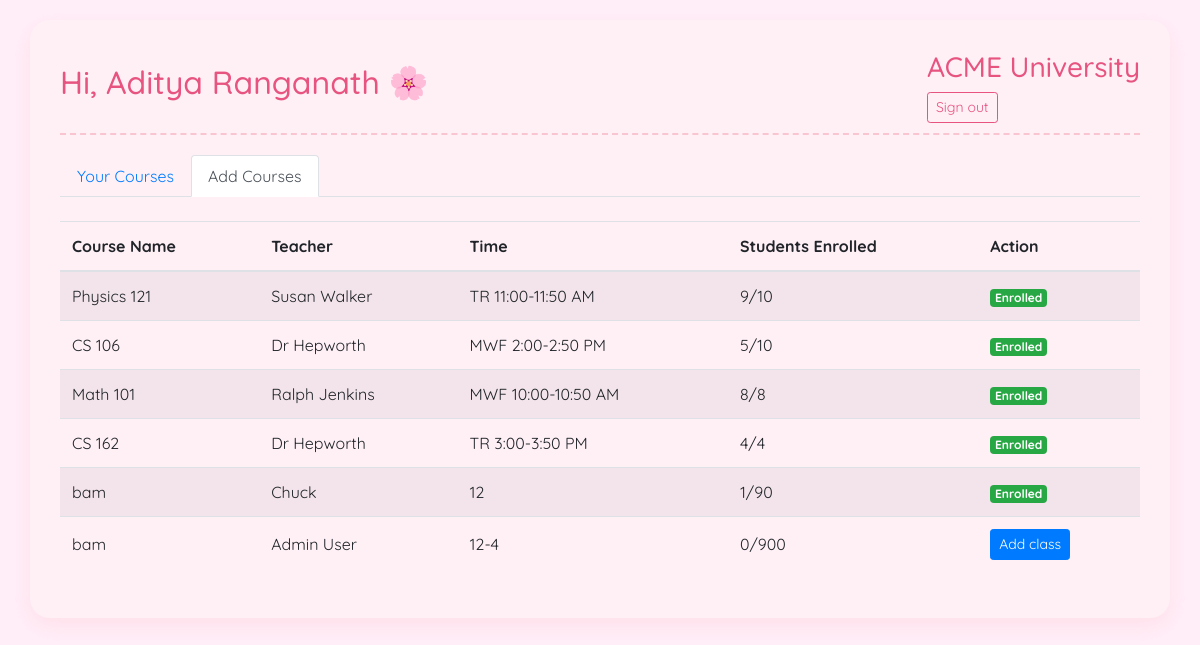
Page /student/courses (signed in) on the committed database.
### models.py (models this page shows, shortened)
class User(db.Model, UserMixin):
    id = db.Column(db.Integer, primary_key=True)
    username = db.Column(db.String(80), unique=True, nullable=False)
    password = db.Column(db.String(120), nullable=False)
    role = db.Column(db.String(20), nullable=False)
    name = db.Column(db.String(100), nullable=True)

class Course(db.Model):
    id = db.Column(db.Integer, primary_key=True)
    name = db.Column(db.String(100), nullable=False)
    teacher_id = db.Column(db.Integer, db.ForeignKey('user.id'), nullable=False)
    teacher = db.relationship('User', backref=db.backref('courses', lazy=True))
    time = db.Column(db.String(50), nullable=False)
    capacity = db.Column(db.Integer, nullable=False)

### student_routes.py (the view)
@student_bp.route('/courses')
@login_required
def all_courses():
    if current_user.role != 'student':
        return redirect(url_for('auth.login'))
    courses = Course.query.all()
    enrollments = Enrollment.query.filter_by(student_id=current_user.id).all()
    enrolled_course_ids = [enrollment.course_id for enrollment in enrollments]
    for course in courses:
        course.enrolled = Enrollment.query.filter_by(course_id=course.id).count()
    return render_template('all_courses.html',
                          user=current_user,
                          courses=courses,
                          enrolled_course_ids=enrolled_course_ids)

### app.py (called while the page is built)
@login_manager.user_loader
def load_user(user_id):
    return User.query.get(int(user_id))

### templates/all_courses.html
{% extends "layout.html" %}
{% block content %}
<ul class="nav nav-tabs">
    <li class="nav-item">
        <a class="nav-link" href="{{ url_for('student_bp.dashboard') }}">Your Courses</a>
    </li>
    <li class="nav-item">
        <a class="nav-link active" href="{{ url_for('student_bp.all_courses') }}">Add Courses</a>
    </li>
</ul>
<div class="mt-4">
    <table class="table table-striped">
        <thead>
            <tr>
                <th>Course Name</th>
                <th>Teacher</th>
                <th>Time</th>
                <th>Students Enrolled</th>
                <th>Action</th>
            </tr>
        </thead>
        <tbody>
            {% for course in courses %}
            <tr>
                <td>{{ course.name }}</td>
                <td>{{ course.teacher.name }}</td>
                <td>{{ course.time }}</td>
                <td>{{ course.enrolled }}/{{ course.capacity }}</td>
                <td>
                    {% if course.id in enrolled_course_ids %}
                        <span class="badge badge-success">Enrolled</span>
                    {% elif course.enrolled >= course.capacity %}
                        <span class="badge badge-secondary">Full</span>
                    {% else %}
                        <a href="{{ url_for('student_bp.enroll_course', course_id=course.id) }}" class="btn btn-sm btn-primary">Add class</a>
                    {% endif %}
                </td>
            </tr>
            {% endfor %}
        </tbody>
    </table>
</div>
{% endblock %}

### templates/layout.html (shortened to what this page needs)
<!DOCTYPE html>
<html lang="en">
<head>
    <link rel="stylesheet" href="https://stackpath.bootstrapcdn.com/bootstrap/4.5.2/css/bootstrap.min.css">
</head>
<body>
    <div class="container">
        {% if current_user.is_authenticated %}
        <div class="header">
            <h2>Hi, {{ current_user.name }} 🌸</h2>
            <div>
                <h3>ACME University</h3>
                <a href="{{ url_for('auth.logout') }}" class="btn btn-sm btn-outline-secondary">Sign out</a>
            </div>
        </div>
        {% endif %}
        {% block content %}{% endblock %}
    </div>
</body>
</html>

### templates/layout.html (style rules this page uses)
body { padding-top: 20px; background: #ffeef8; font-family: 'Quicksand', sans-serif; color: #4b2e2e; }
.container { background: #fff0f6; border-radius: 20px; padding: 30px; box-shadow: 0 8px 20px rgba(255, 192, 203, 0.3); }
.header { display: flex; justify-content: space-between; align-items: center; margin-bottom: 20px; padding-bottom: 10px; border-bottom: 2px dashed #f9c5d1; }
h2, h3 { color: #e75480; }
.btn-outline-secondary { color: #e75480; border-color: #e75480; }
.table th, .table td { vertical-align: middle; }

### rows in the picture
User: name "Aditya Ranganath"
Course: name "Physics 121", teacher.name "Susan Walker", time "TR 11:00-11:50 AM", enrolled "9", capacity "10", shows "Enrolled"
Course: name "CS 106", teacher.name "Dr Hepworth", time "MWF 2:00-2:50 PM", enrolled "5", capacity "10", shows "Enrolled"
Course: name "Math 101", teacher.name "Ralph Jenkins", time "MWF 10:00-10:50 AM", enrolled "8", capacity "8", shows "Enrolled"
Course: name "CS 162", teacher.name "Dr Hepworth", time "TR 3:00-3:50 PM", enrolled "4", capacity "4", shows "Enrolled"
Course: name "bam", teacher.name "Chuck", time "12", enrolled "1", capacity "90", shows "Enrolled"
Course: name "bam", teacher.name "Admin User", time "12-4", enrolled "0", capacity "900"
